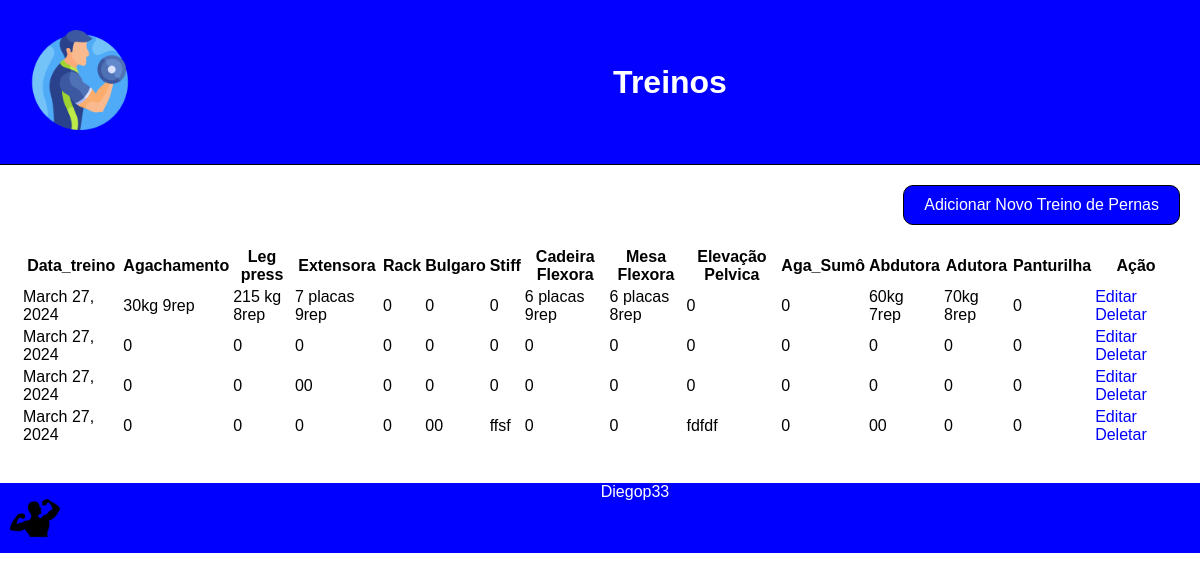
The page /pernas/ on the database as committed earlier.
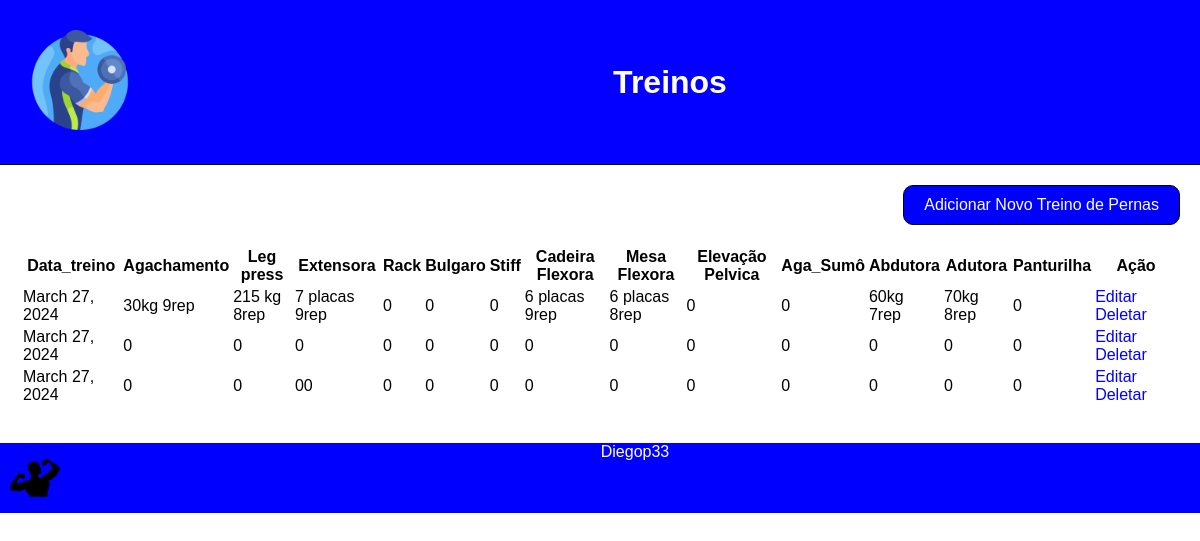
The same page on the database as committed later.
### treino_academia/models.py (models this page shows, shortened)
class Pernas(models.Model):
    data_treino = models.DateField()
    agachamneto = models.TextField()
    leg_press = models.TextField()
    extensora = models.TextField()
    rack = models.TextField()
    bulgaro = models.TextField()
    stiff = models.TextField()
    cadeira_flexora = models.TextField()
    mesa_flexora = models.TextField()
    ele_pelvica = models.TextField()
    aga_sumo = models.TextField()
    abdutora = models.TextField()
    adutora = models.TextField()
    panturilha = models.TextField()
    class Meta:
        app_label = 'treino_academia'

### treino_academia/views.py (the view)
# urls.py: path('pernas/', views.pernas_list, name='pernas_list'),
def pernas_list(request):
    pernas = Pernas.objects.all()
    return render(request, 'pernas_list.html', {'pernas': pernas})

### treino_academia/templates/pernas_list.html (shortened to what this page needs)
{% load static %}
<!DOCTYPE html>
<html lang="pt-br">
<head>
  <link rel="stylesheet" href="{% static 'css/style.css' %}">
</head>
<body>
  <header class="header">
  <div class="logo">
   <img src="{% static 'imagens/fitness.png' %}" alt="Logo">
  </div>
  <h1>Treinos</h1>
  </header>
  <main>
    <div class="container">
    <div class="add-button">
      <a href="{% url  'pernas_create' %}"><button type="button">Adicionar Novo Treino de Pernas</button></a>
    </div>
 <table>
      <thead>
        <tr>
          <th>Data_treino</th>
          <th>Agachamento</th>
          <th>Leg press</th>
          <th>Extensora</th>
          <th>Rack</th>
          <th>Bulgaro</th>
          <th>Stiff</th>
          <th>Cadeira Flexora</th>
          <th>Mesa Flexora</th>
          <th>Elevação Pelvica</th>
          <th>Aga_Sumô</th>
          <th>Abdutora</th>
          <th>Adutora</th>
          <th>Panturilha</th>
          <th>Ação</th>
        </tr>
      </thead>
      <tbody>
        {% for pernas in pernas %}
        <tr>
          <td>{{ pernas.data_treino }}</td>
          <td>{{ pernas.agachamneto }}</td>
          <td>{{ pernas.leg_press }}</td>
          <td>{{ pernas.extensora }}</td>
          <td>{{ pernas.rack }}</td>
          <td>{{ pernas.bulgaro }}</td>
          <td>{{ pernas.stiff }}</td>
          <td>{{ pernas.cadeira_flexora }}</td>
          <td>{{ pernas.mesa_flexora }}</td>
          <td>{{ pernas.ele_pelvica}}</td>
          <td>{{ pernas.aga_sumo }}</td>
          <td>{{ pernas.abdutora }}</td>
          <td>{{ pernas.adutora }}</td>
          <td>{{ pernas.panturilha }}</td>
          <td class="action-links">
            <a href="{% url 'pernas_update' pernas.pk %}">Editar</a>
            <a href="{% url 'pernas_delete' pernas.pk %}">Deletar</a>
          </td>
        </tr>
        {% endfor %}
      </tbody>
    </table>
  </div>
  </main>
  <footer class="cabecalho">
    <a> <img src="{% static 'imagens/gym.png' %}" alt="Logo"> </a>
   <p>Diegop33</p>
  </footer>
</body>
</html>

Rows that differ between the two databases and show on the page:
removed Pernas: data_treino "March 27, 2024", agachamneto "0", leg_press "0", extensora "0", rack "0", bulgaro "00", stiff "ffsf", cadeira_flexora "0", mesa_flexora "0", ele_pelvica "fdfdf", aga_sumo "0", abdutora "00", adutora "0", panturilha "0"
